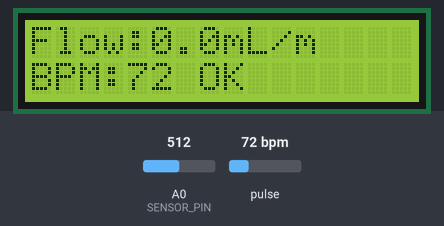
The sketch below on a simulated Arduino Uno, built with avr-gcc and run on an emulated ATmega328P. Parts: 16×2 character LCD. The test bench sets the inputs (shaded band); at power-on: A0 (SENSOR_PIN) = 512, pulse 72 bpm. What the sketch prints to the serial monitor is not drawn.

Above: at 2.2 s.
2.3 s: A0 (SENSOR_PIN) set to 306
At 2.72 s:
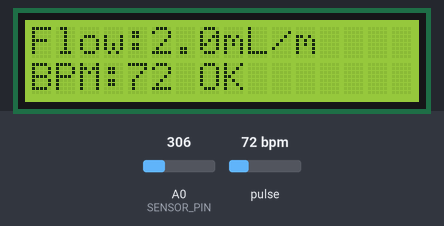
4.0 s: pulse set to 42 bpm
At 5.4 s:
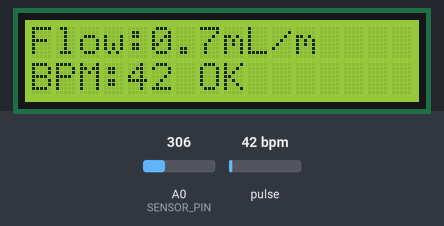
5.5 s: A0 (SENSOR_PIN) set to 511
7.9 s: pulse set to 70 bpm
At 10.6 s:
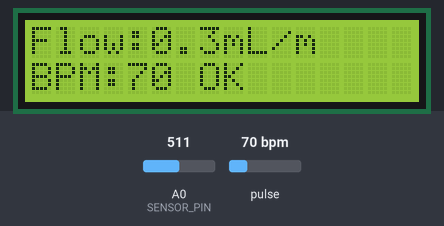
10.9 s: A0 (SENSOR_PIN) set to 290
At 11.9 s:
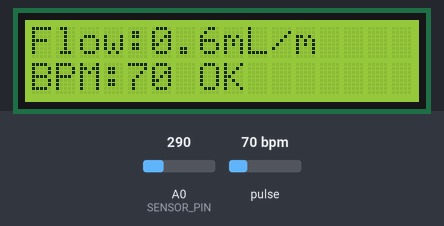
12.5 s: pulse set to 100 bpm
At 13.9 s:
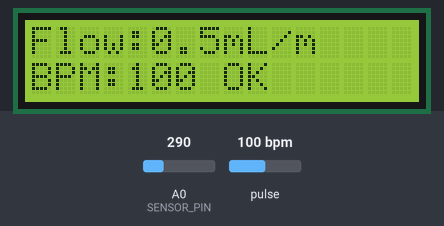
Timing chart, 0 to 15.0 s (numbered marks = the images above; inputs shaded):
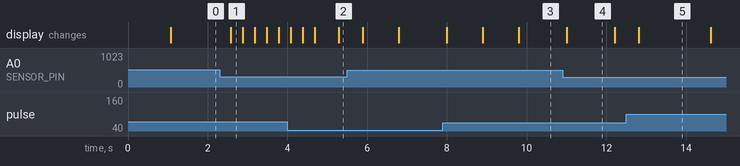

The sketch:

iv.ino
```cpp
#include <LiquidCrystal.h>
#include <PulseSensorPlayground.h>
#include <string.h>
// ====================================
// PIN DEFINITIONS
// ====================================

#define SENSOR_PIN A0
#define BUZZER_PIN 6
#define PULSE_SENSOR_PIN A3
#define PULSE_THRESHOLD 550

// =====================================
// LCD
// RS, E, D4, D5, D6, D7
// =====================================

LiquidCrystal lcd(7, 8, 9, 10, 11, 12);

// =====================================
// PULSE SENSOR
// =====================================

PulseSensorPlayground pulseSensor;

// =====================================
// SETTINGS
// =====================================

// Drop detection threshold
const int DROP_DELTA = 60;

// Release threshold (hysteresis)
const int RELEASE_DELTA = 35;

// Minimum time between drops
const unsigned long COOLDOWN_MS = 250;

// Estimated volume per drop
const float DROP_VOLUME_ML = 0.05;

// Moving average sample count
const int NUM_SAMPLES = 16;

// Baseline adaptation speed
const float BASELINE_ALPHA = 0.002;

// Required consecutive detections
const int REQUIRED_HITS = 3;

// No drops timeout (1 minute)
const unsigned long NO_DROP_TIMEOUT = 60000UL;

// Rapid flow threshold
const float HIGH_FLOW_THRESHOLD = 8.0;

// =====================================
// BUZZER SETTINGS
// =====================================

// Buzzer tone frequency
const int BUZZER_FREQUENCY = 2000;

// Buzzer ON duration
const unsigned long BUZZER_DURATION = 1000;

// =====================================
// VARIABLES
// =====================================

int samples[NUM_SAMPLES];
int sampleIndex = 0;

float baseline = 0;

bool dropActive = false;

unsigned long drops = 0;

unsigned long lastDropTime = 0;
unsigned long startTime = 0;

int consecutiveHits = 0;

const char* statusMessage = "NORMAL FLOW";

int bpm=0;

// =====================================
// BUZZER VARIABLES
// =====================================

bool buzzerActive = false;
unsigned long buzzerStart = 0;

// =====================================
// START BUZZER
// =====================================

void triggerBuzzer()
{
    if (!buzzerActive)
    {
        tone(BUZZER_PIN, BUZZER_FREQUENCY);

        buzzerActive = true;

        buzzerStart = millis();
    }
}

// =====================================
// UPDATE BUZZER
// =====================================

void updateBuzzer()
{
    if (buzzerActive &&
        millis() - buzzerStart >= BUZZER_DURATION)
    {
        noTone(BUZZER_PIN);

        buzzerActive = false;
    }
}

// =====================================
// READ SMOOTHED SENSOR
// =====================================

int readSmoothed()
{
    // Flush ADC after channel switching
    analogRead(SENSOR_PIN);
    analogRead(SENSOR_PIN);

    delayMicroseconds(100);

    int stableReading = analogRead(SENSOR_PIN);

    samples[sampleIndex] = stableReading;

    sampleIndex++;

    if (sampleIndex >= NUM_SAMPLES)
    {
        sampleIndex = 0;
    }

    long total = 0;

    for (int i = 0; i < NUM_SAMPLES; i++)
    {
        total += samples[i];
    }

    return total / NUM_SAMPLES;
}
// =====================================
// SETUP
// =====================================

void setup()
{
    Serial.begin(115200);

    // LCD setup
    lcd.begin(16, 2);

    lcd.clear();
    lcd.setCursor(0, 0);
    lcd.print("Drip Monitor");

    // Buzzer setup
    pinMode(BUZZER_PIN, OUTPUT);
    noTone(BUZZER_PIN);

    // Pulse sensor setup
    pulseSensor.analogInput(PULSE_SENSOR_PIN);
    pulseSensor.setThreshold(PULSE_THRESHOLD);

    if (pulseSensor.begin())
    {
        Serial.println("Pulse Sensor Ready");
    }

    // Allow sensor stabilization
    delay(1000);

    // Initialize baseline
    int initial = analogRead(SENSOR_PIN);

    baseline = initial;

    for (int i = 0; i < NUM_SAMPLES; i++)
    {
        samples[i] = initial;
    }

    startTime = millis();

    Serial.println("Drip Counter Started");
}

// =====================================
// MAIN LOOP
// =====================================

void loop()
{
    unsigned long now = millis();

    // =====================================
    // UPDATE BUZZER
    // =====================================

    updateBuzzer();

    // =====================================
    // READ SENSOR
    // =====================================

static unsigned long lastDripRead = 0;
static int raw = 0;

if (millis() - lastDripRead >= 15)
{
    lastDripRead = millis();

    raw = readSmoothed();
}

    // =====================================
    // UPDATE BASELINE
    // =====================================

    if (!dropActive)
    {
        baseline =
            baseline * (1.0 - BASELINE_ALPHA) +
            raw * BASELINE_ALPHA;
    }

    // =====================================
    // SIGNAL DELTA
    // =====================================

    float delta = baseline - raw;

    // =====================================
    // PERSISTENCE FILTER
    // =====================================

    if (delta > DROP_DELTA)
    {
        consecutiveHits++;
    }
    else
    {
        consecutiveHits = 0;
    }

    // =====================================
    // DROP DETECTION
    // =====================================

    if (!dropActive &&
        consecutiveHits >= REQUIRED_HITS &&
        (now - lastDropTime > COOLDOWN_MS))
    {
        dropActive = true;

        drops++;

        lastDropTime = now;

        consecutiveHits = 0;

        Serial.println("DROP DETECTED");
    }

    // =====================================
    // DROP END DETECTION
    // =====================================

    if (dropActive &&
        delta < RELEASE_DELTA)
    {
        dropActive = false;
    }

    // =====================================
    // FLOW CALCULATION
    // =====================================

    float elapsedMinutes =
        (now - startTime) / 60000.0;

    if (elapsedMinutes < 0.001)
    {
        elapsedMinutes = 0.001;
    }

    float totalVolume =
        drops * DROP_VOLUME_ML;

    float flowRate =
        totalVolume / elapsedMinutes;

    // =====================================
    // FLOW ALERT LOGIC
    // =====================================

    statusMessage = "NORMAL FLOW";

    // No drops detected for timeout duration
    if (drops > 0 &&
        (now - lastDropTime) > NO_DROP_TIMEOUT)
    {
        statusMessage = "INCREASE FLOW";

        triggerBuzzer();
    }

    // Flow too high
    else if (flowRate > HIGH_FLOW_THRESHOLD)
    {
        statusMessage = "DECREASE FLOW";

        triggerBuzzer();
    }

    // =====================================
    // HEARTBEAT DISPLAY
    // =====================================

    if (pulseSensor.sawStartOfBeat())
    {
        bpm = pulseSensor.getBeatsPerMinute();

    }

    // =====================================
    // LCD UPDATE
    // =====================================

    static unsigned long lastLCD = 0;

    if (now - lastLCD > 300)
    {
        lastLCD = now;

        lcd.clear();

        // Line 1
        lcd.setCursor(0, 0);

        lcd.print("Flow:");
        lcd.print(flowRate, 1);
        lcd.print("mL/m");
        // Line 2
        lcd.setCursor(0, 1);

lcd.print("BPM:");
lcd.print(bpm);

lcd.print(" ");

if (strcmp(statusMessage, "NORMAL FLOW") == 0)
{
    lcd.print("OK ");
}
else
{
    lcd.print("ALERT");
}
lcd.print("     ");
    }

    // =====================================
    // SERIAL DEBUG OUTPUT
    // =====================================

    static unsigned long lastPrint = 0;

    if (now - lastPrint > 200)
    {
        lastPrint = now;

        Serial.print("Raw: ");
        Serial.print(raw);

        Serial.print("  Base: ");
        Serial.print((int)baseline);

        Serial.print("  Delta: ");
        Serial.print(delta);

        Serial.print("  Drops: ");
        Serial.print(drops);

        Serial.print("  Flow(mL/min): ");
        Serial.println(flowRate, 2);
    }


}
```

Measured:
- after the input at 2.3 s, the display: changes after 0.28 s (image 1)
- after the input at 10.9 s, the display: changes after 0.11 s (image 4)
- after the input at 12.5 s, the display: changes after 0.31 s (image 5)
- what the display in image 4 shows lasts 1.2 s, from 11.0 s to 12.2 s
- what the display in image 5 shows lasts 1.8 s, from 12.8 s to 14.6 s
